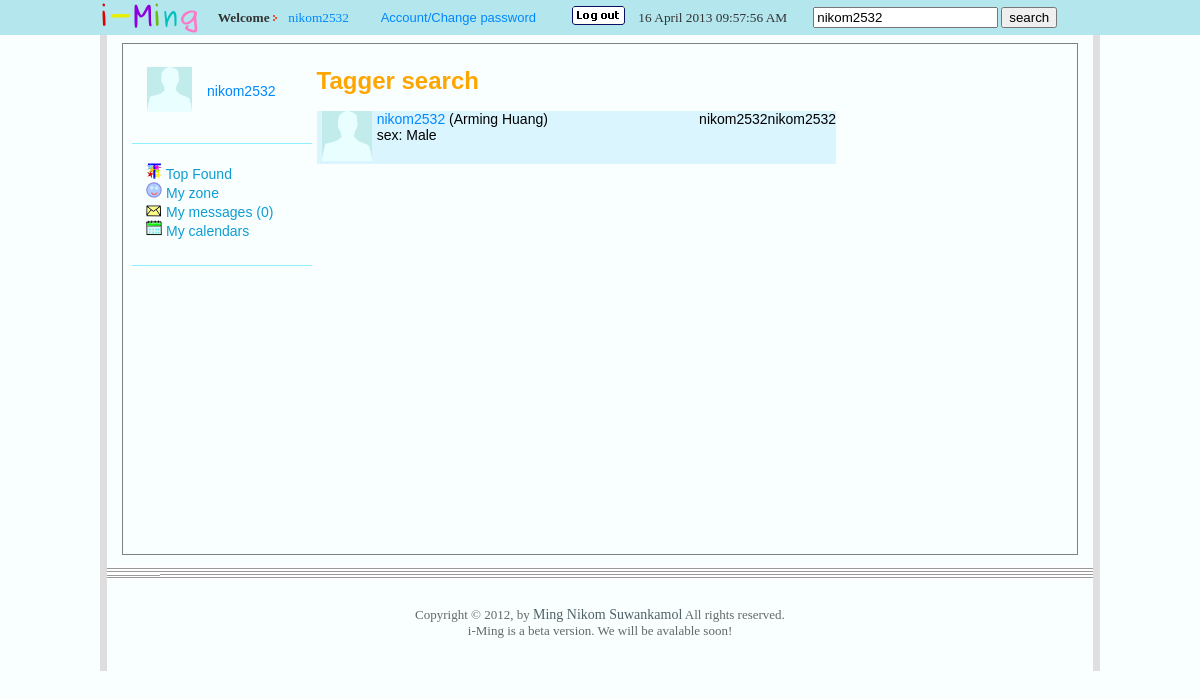
The app's page /main/search/index.php (signed in) with its own data.
### tables this page shows
CREATE TABLE IF NOT EXISTS `social_iMing_customer_v3` (
  `userID` int(15) NOT NULL AUTO_INCREMENT,
  `username` varchar(20) NOT NULL,
  `password` varchar(100) NOT NULL,
  `name` varchar(100) NOT NULL,
  `sex` char(1) NOT NULL,
  `birthday` date NOT NULL,
  `email` varchar(150) NOT NULL,
  `address` text NOT NULL,
  `regis_date` datetime NOT NULL,
  `regis_ip` varchar(50) NOT NULL,
  `last_login` datetime NOT NULL,
  `enable` char(1) NOT NULL,
  `admin` char(1) NOT NULL,
  PRIMARY KEY (`userID`),
  UNIQUE KEY `email` (`email`),
  UNIQUE KEY `username` (`username`)
);

### src/main/search/index_BodyInclude.php (the view, shortened to what this page needs)
	<td align="left" VALIGN="top" width="55%">
	<font color="orange" size="5"><b>Tagger search</b></font>
	<br><br>
	<table border="0" width="100%" align="center" VALIGN="top" cellpadding="0" cellspacing="0">
<?php	$sql="
		SELECT *
		FROM `social_iMing_customer_v3`
		WHERE `username` LIKE '%$keyword%'
		";
		$result = mysql_query($sql);
		$return_rows_thattime = 0;
		while($rs = mysql_fetch_array($result)){
			if($return_rows_thattime % 2 == 1)
			{
?>
				<tr style="text-align: center">
<?php		}else{	?>
				<tr class="table_comment" style="text-align: center">
<?php		}
			$return_rows_thattime++;
?>				<td VALIGN="top" style="text-align: center;" width="12%">
<?php
					$url = "";
					if($url != ""){
						echo "<a href=\"".$rootpath."main/text/?friend=".$rs[username]."\">".
							 "<img width='50' height='50' src=\"".$rootpath."images/profile_picture/"
							 .$url."\"></a>";
					}
					else{
						echo "<a href=\"".$rootpath."main/text/?friend=".$rs[username]."\">".
							 "<img width='50' height='50' src=\"".$rootpath."images/profile3.png\">"
							 ."</a>";
					}
?>				</td>
				<td VALIGN="top" style="text-align: left;" width="73%">
					<table border="0" width="100%" align="center" VALIGN="top" cellpadding="0" cellspacing="0">
						<tr>
							<td VALIGN="top" style="text-align: left;" width="100%">
<?php							echo "<a href=\"".$rootpath."main/text/?friend=".$rs[username]."\">".$rs[username]."</a> (";
								echo $rs[name].") ";
?>							</td>
						</tr>
						<tr>
							<td VALIGN="top" style="text-align: left;" width="100%">
								sex:
<?php
								if($rs["sex"] == "m")
									echo " Male ";
								elseif($rs["sex"] == "f")
									echo " Female ";
?>
							</td>
						</tr>
					</table>
				</td>
				<td VALIGN="top" style="text-align: left;" width="15%">
<?php
			echo	$own_body;
			echo		$friend = $rs["username"];
?>
				</td>
			</tr>
<?php	}
?>	</table>
	</td>
	<td align="center" VALIGN="top" width="25%">
	</td>

### src/include/index_bottom.php (shortened to what this page needs)
                                  </td>
                                </tr>
                              </table></td>
                          </tr>
                        </table></td>
                    </tr>
                  </table></td>
              </tr>
              <tr>
                <td height="10"><img src="<?=$rootpath?>images/space.gif" width="8" height="10"></td>
              </tr>
              <tr>
                <td> <table width="100%" border="0" cellspacing="0" cellpadding="0">
                    <tr>
                      <td background="<?=$rootpath?>images/bo_line.gif"><img src="<?=$rootpath?>images/bo_line.gif" width="53" height="3"></td>
                    </tr>
                    <tr>
                      <td height="5"><img src="<?=$rootpath?>images/space.gif" width="15" height="5"></td>
                    </tr>
                    <tr>
                      <td height="40" class="grlink">
						<div align="center">
						  <span class="grtxt">
                            <br>
						  <font size="2" color="#666666">
							Copyright &copy; 2012, by
							<a href="http://www.nikom2532.co.cc">Ming Nikom Suwankamol</a>
							All rights reserved.
							<br>
							i-Ming is a beta version. We will be avalable soon!
						  </font>
						  <br><br><br>
                        </div></td>
                    </tr>
                  </table></td>
              </tr>
            </table></td>
          <td width="7"  bgcolor="dfdfdf"></td>
        </tr>
      </table></td>
  </tr>
</table>
<div class="index_head_position2">
	<table width='3000' border='0' align='center' cellpadding='0' cellspacing='0'>
	  <tr>
		<td width='1000' bgcolor="#b3e6ed">
		</td>
		<td width='1000'>
		<table width='100%' border='0' cellspacing='0' cellpadding='0'>
		  <tr>
		     <td bgcolor="#b3e6ed">
				<a href="./<?=$rootpath?>main/Top_found/?fn=index" >
				<div style="background-image:url('<?=$rootpath?>images/logo%20v.4.0.png'); background-repeat:no-repeat; background-position:right top; background-size:100px 35px; -moz-background-size:100px 35px; /* Firefox 3.6 */ ; text-align: center; width: 100px; height: 35px; "></div>
				</a>
			</td>
		     <td height='30' bgcolor="#b3e6ed">
				<font color="#333333">
			 <table width='100%' border='0' cellspacing='0' cellpadding='0'>
		  <tr>
	<?
	if($_SESSION[su]!="") {
		echo "<td class='nortxt' align='center' width='150'><b>Welcome</b> <img src='".$rootpath."images/arr.gif' width='12' height='8'> <a href='$rootpath' > $_SESSION[su] </a> </td><td class='wlink' align='center' width='200'> <a href='".$rootpath."member_edit.php'>Account/Change password</a> </td><td class='nortxt' align='center' width='80'> <a href='".$rootpath."logout.php'><img src='".$rootpath."images/bu_log2.gif' width='53' height='19' border='0'></a></td>";
	}
	?>
			<td class='nortxt'><span id="tP">&nbsp;</span>
					</td>
			<?php
			if($_SESSION[su]!="") {
			?>
			<td>
			<form name="search" action="<?=$rootpath?>main/search/index.php" method="GET">
			  <input name="keyword" type="search" value="<?php print $friend; ?>">
			  <input type="submit" value="search">
			</form>
			</td>
			<?php
			}
			?>
		    </tr>
		  </table>
			</td>
		  </tr>
		</table>
		</td>
		<td width='1000' bgcolor="#b3e6ed">
		</td>
	  </tr>
	</table>
</div>
</body>
</html>

### src/css/style.css (style rules this page uses)
.nortxt { font-family: Tahoma; font-size: 10pt; }
.wlink A:link { font-size:13px; ;COLOR: #0088ff;TEXT-DECORATION: none }
.grlink A:link { font-family: Tahoma; font-size: 14px;COLOR: #516168;TEXT-DECORATION: none }
.grtxt { font-family: Tahoma; font-size: 10pt; color: #BBBBBB; }
.table_comment { background-color:#dbf5ff; }
div.index_head_position2 { position:fixed; top:0px; left: 50%; margin-left: -1500px; }

### src/include/index_head.php (style rules this page uses)
body { font-family: Arial, sans-serif }
A:link { COLOR: #0088ff; text-decoration: none; }

### records on screen
social_iming_customer_v3: username "nikom2532", name "Arming Huang", sex "Male", keyword "nikom2532"

### other values on screen
$own_body "nikom2532"
$count "0"
$_SESSION[su] "nikom2532"
